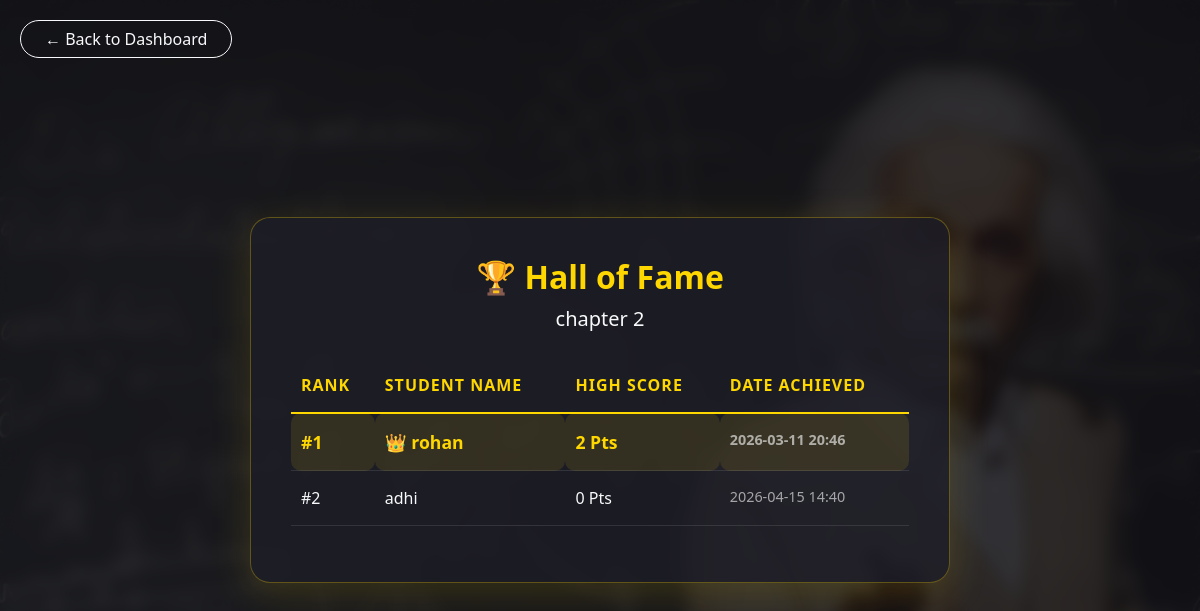
Screenshot of /leaderboard/2 (signed in) with the database file from the repository.
### tables this page shows
CREATE TABLE quizzes (
  id INTEGER PRIMARY KEY AUTOINCREMENT,
  category_id INTEGER NOT NULL,
  title TEXT NOT NULL,
  time_limit INTEGER DEFAULT 10,
  FOREIGN KEY (category_id) REFERENCES categories(id)
);

CREATE TABLE users (
  id INTEGER PRIMARY KEY AUTOINCREMENT,
  name TEXT NOT NULL,
  email TEXT UNIQUE NOT NULL,
  password TEXT NOT NULL,
  role TEXT CHECK(role IN ('user','admin')) DEFAULT 'user'
);

### app.py (the view)
@app.route("/leaderboard/<int:quiz_id>")
def leaderboard(quiz_id):
    if "user_id" not in session:
        return redirect("/login")
    db = get_db()
    quiz = db.execute("SELECT title FROM quizzes WHERE id=?", (quiz_id,)).fetchone()
    leaders = db.execute("""
        SELECT u.name, MAX(r.score) as best_score, r.attempted_on
        FROM results r
        JOIN users u ON r.user_id = u.id
        WHERE r.quiz_id = ?
        GROUP BY u.id
        ORDER BY best_score DESC, r.attempted_on ASC
        LIMIT 10
    """, (quiz_id,)).fetchall()
    return render_template("leaderboard.html", leaders=leaders, quiz=quiz)

### db.py (called while the page is built)
def get_db():
    conn = sqlite3.connect("database.db")
    conn.row_factory = sqlite3.Row
    return conn

### templates/leaderboard.html (shortened to what this page needs)
<!doctype html>
<html lang="en">
<head>
<link href="https://cdn.jsdelivr.net/npm/bootstrap@5.3.2/dist/css/bootstrap.min.css" rel="stylesheet">
</head>
<body>
<div style="position: absolute; top: 20px; left: 20px;">
    <a href="/user_dashboard" class="btn btn-outline-light rounded-pill px-4">← Back to Dashboard</a>
</div>
<div class="glass-card text-center">
  <h2 class="fw-bold mb-2" style="color: #ffd700;">🏆 Hall of Fame</h2>
  <p class="text-light mb-4 fs-5">{{ quiz.title }}</p>
  <table class="table table-glass text-start">
    <thead>
      <tr>
        <th>Rank</th>
        <th>Student Name</th>
        <th>High Score</th>
        <th>Date Achieved</th>
      </tr>
    </thead>
    <tbody>
      {% for leader in leaders %}
        <tr class="{% if loop.index == 1 %}rank-1{% endif %}">
          <td>#{{ loop.index }}</td>
          <td>
            {% if loop.index == 1 %}👑 {% endif %}
            {{ leader.name }}
          </td>
          <td>{{ leader.best_score }} Pts</td>
          <td style="color: rgba(255,255,255,0.6) !important; font-size: 0.9em;">
              {{ leader.attempted_on[:16] }}
          </td>
        </tr>
      {% else %}
        <tr>
          <td colspan="4" class="text-center text-muted py-4">No one has taken this exam yet. Be the first!</td>
        </tr>
      {% endfor %}
    </tbody>
  </table>
</div>
</body>
</html>

### rows the page displays
quizzes: title "chapter 2"
users: name "rohan", best_score "2", attempted_on "2026-03-11 20:46"
users: name "adhi", best_score "0", attempted_on "2026-04-15 14:40"
